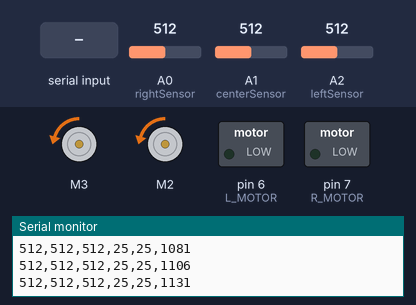
This sketch was run on a simulated Arduino Uno, built with avr-gcc and run on an emulated ATmega328P. On the bench: 2 × DC motor (green arrow = forward, orange = backward, longer = faster), switched loads named in the sketch (green lamp = pin HIGH), the last lines printed to the serial monitor. The inputs (shaded band) are chosen by the test bench; at power-on: A0 (rightSensor) = 512, A1 (centerSensor) = 512, A2 (leftSensor) = 512.

Above: at 1.2 s.
1.3 s: A0 (rightSensor) set to 836
4.3 s: A0 (rightSensor) set to 858
At 4.9 s:
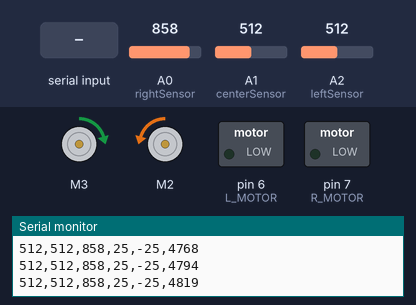
5.8 s: "<STOP>" received over Serial
At 6.9 s:
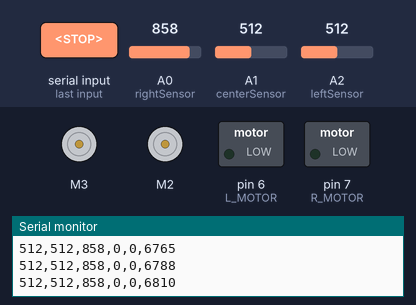
7.3 s: A1 (centerSensor) set to 834
10.3 s: A1 (centerSensor) set to 865
At 10.52 s:
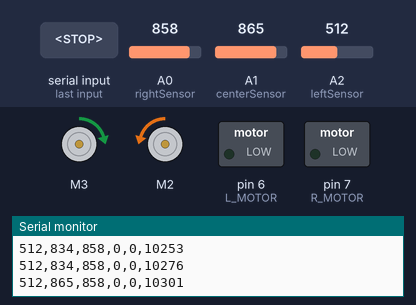
13.3 s: A2 (leftSensor) set to 839
16.3 s: A2 (leftSensor) set to 867
At 17.8 s:
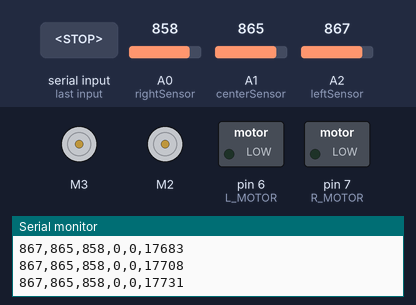
Timing chart, 0 to 18.8 s (numbered marks = the images above; inputs shaded):
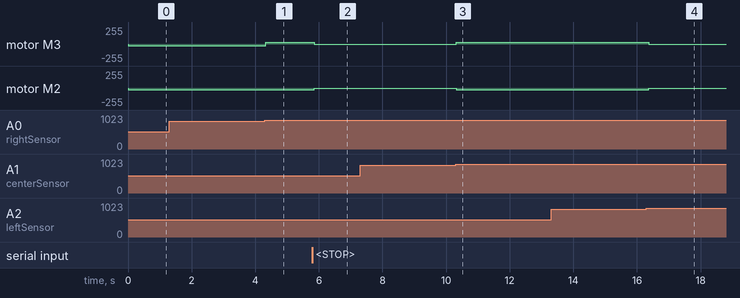

Measured:
- the behaviour switches between 850 and 851 on A0 (rightSensor) (found by bisection; images 0 and 1)
- after the input at 4.3 s, motor M3: backward 25/255 → forward 25/255 at once
- after the input at 5.8 s, motor M3: forward 25/255 → stopped after 0.05 s; motor M2: backward 25/255 → stopped after 0.05 s
- after the input at 10.3 s, motor M3: stopped → forward 25/255 at once; motor M2: stopped → backward 25/255 at once
- after the input at 16.3 s, motor M3: forward 25/255 → stopped after 0.06 s; motor M2: backward 25/255 → stopped after 0.06 s

The sketch:

Line_following_nonPID.ino
```cpp
#include <Wire.h>
#include <Adafruit_MotorShield.h>
#include "utility/Adafruit_MS_PWMServoDriver.h"

// Setting up Motorshield
Adafruit_MotorShield AFMS = Adafruit_MotorShield();
Adafruit_DCMotor *leftMotor = AFMS.getMotor(3);   // we are using M3 port
Adafruit_DCMotor *rightMotor = AFMS.getMotor(2);  // we are using M1 port

//sensor pins
#define leftSensor A2
#define centerSensor A1
#define rightSensor A0

//Motor pins
#define L_MOTOR 6
#define R_MOTOR 7
#define threshold 850
#define motor_speed 30

int lastAction = 0;

//Motor variables
int motorSpeed = 25;
int speedReverse = -1;
int speedLeft = 25;
int speedRight = 25;

bool start = true;  //Start condition

//Serial control setup
const byte numChars = 32;
char receivedChars[numChars];  // an array to store the received data
boolean newData = false;

void setup() {
  AFMS.begin();  // initialise adafruit library

  // Initialize Pins
  pinMode(L_MOTOR, OUTPUT);
  pinMode(R_MOTOR, OUTPUT);
  pinMode(leftSensor, INPUT);
  pinMode(centerSensor, INPUT);
  pinMode(rightSensor, INPUT);

  Serial.begin(9600);  //Start serial

  // set motor sppeds and directions
  leftMotor->setSpeed(30);  // initialise the speed + direction for left
  leftMotor->run(BACKWARD);

  rightMotor->setSpeed(30);  // initialise the speed + direction for motor right
  rightMotor->run(BACKWARD);

  //Welcome message
  Serial.print("<Arduino is ready>");
  Serial.println("<Valid Commands: <START>, <STOP>");
}

void loop() {
  int startTime = millis();

  //Proccessing received serial input
  static boolean recvInProgress = false;
  static byte ndx = 0;
  char startMarker = '<';
  char endMarker = '>';
  char rc;

  while (Serial.available() > 0 && newData == false) {
    rc = Serial.read();

    if (recvInProgress == true) {
      if (rc != endMarker) {
        receivedChars[ndx] = rc;
        ndx++;
        if (ndx >= numChars) {
          ndx = numChars - 1;
        }
      } else {
        receivedChars[ndx] = '\0';  // terminate the string
        recvInProgress = false;
        ndx = 0;
        newData = true;
      }
    }

    else if (rc == startMarker) {
      recvInProgress = true;
    }
  }
  //Show condition being applied to LF program and prints to serial
  if (newData == true) {
    Serial.print("Command: ");
    Serial.println(receivedChars);
    String command = String(receivedChars);

    if (command == "STOP") {
      start = false;
    } else if (command == "START") {
      start = true;
    } else {
      Serial.println("Invalid Command");
    }
    newData = false;
  }

  // Line Follower Loop
int leftValue = analogRead(leftSensor); // sensor values
int centerValue = analogRead(centerSensor);
int rightValue = analogRead(rightSensor);
Serial.println((String)leftValue+","+centerValue+","+rightValue+ ","+ speedLeft+","+speedRight+","+ startTime);

  // if side sensors detect floor and middle detects tape move forward
  if ((leftValue < threshold) && (centerValue > threshold) && (rightValue < threshold)) {
    // Go forward
    leftMotor->setSpeed(motorSpeed);
    rightMotor->setSpeed(motorSpeed);
    speedLeft = motorSpeed;
    speedRight = motorSpeed;

    lastAction = 0;
  }

  // if drifting to left correct to right
  if ((leftValue > threshold) && (centerValue < threshold) && (rightValue < threshold)) {
    // turn right
    leftMotor->run(BACKWARD);
    rightMotor->run(FORWARD);
    leftMotor->setSpeed(motorSpeed);
    rightMotor->setSpeed(motorSpeed);
    lastAction = 1;
    speedLeft = motorSpeed * -1;
    speedRight = motorSpeed;
  }

  //if drifting to right correct to left
  if ((leftValue < threshold) && (centerValue < threshold) && (rightValue > threshold)) {
    // turn left
    leftMotor->run(FORWARD);
    rightMotor->run(BACKWARD);
    leftMotor->setSpeed(motorSpeed);
    rightMotor->setSpeed(motorSpeed);
    lastAction = 2;
    speedLeft = motorSpeed;
    speedRight = motorSpeed * -1;
  }

  //If course is to right go right
  if ((leftValue > threshold) && (centerValue > threshold) && (rightValue < threshold)) {
    leftMotor->run(BACKWARD);
    rightMotor->run(FORWARD);
    leftMotor->setSpeed(motorSpeed);
    rightMotor->setSpeed(motorSpeed);
    lastAction = 1;
    delay(200);
    speedLeft = motorSpeed * -1;
    speedRight = motorSpeed;
  }

  //If course is to left, go left
  if ((leftValue < threshold) && (centerValue > threshold) && (rightValue > threshold)) {
    leftMotor->run(FORWARD);
    rightMotor->run(BACKWARD);
    leftMotor->setSpeed(motorSpeed);
    rightMotor->setSpeed(motorSpeed);
    lastAction = 2;
    speedLeft = motorSpeed;
    speedRight = motorSpeed * -1;
    delay(200);
  }

  // if no sensors sense tape, continue doing previous motion
  if ((leftValue < threshold) && (centerValue < threshold) && (rightValue < threshold)) {
    // stop
    if (lastAction == 1) {
      leftMotor->run(BACKWARD);
      rightMotor->run(FORWARD);
      leftMotor->setSpeed(motorSpeed);
      rightMotor->setSpeed(motorSpeed);
      speedLeft = motorSpeed * -1;
      speedRight = motorSpeed;
    }
    if (lastAction == 2) {
      leftMotor->run(FORWARD);
      rightMotor->run(BACKWARD);
      leftMotor->setSpeed(motorSpeed);
      rightMotor->setSpeed(motorSpeed);
      speedLeft = motorSpeed;
      speedRight = motorSpeed * -1;
    } else {
      leftMotor->run(BACKWARD);
      leftMotor->setSpeed(motorSpeed);
      rightMotor->run(BACKWARD);
      rightMotor->setSpeed(motorSpeed);
      speedLeft = motorSpeed;
      speedRight = motorSpeed;
      lastAction = 3;
    }
  }

  //Turn off start condition when stop point is reached
  if ((leftValue > threshold) && (centerValue > threshold) && (rightValue > threshold)) {
    start = false;
  }

  //Stop
  if (start == false) {
    //analogWrite(L_MOTOR, 0);
    leftMotor->run(BACKWARD);
    leftMotor->setSpeed(0);
    rightMotor->run(BACKWARD);
    rightMotor->setSpeed(0);
    speedLeft = 0;
    speedRight = 0;
    lastAction = 4;
  }
}
```
